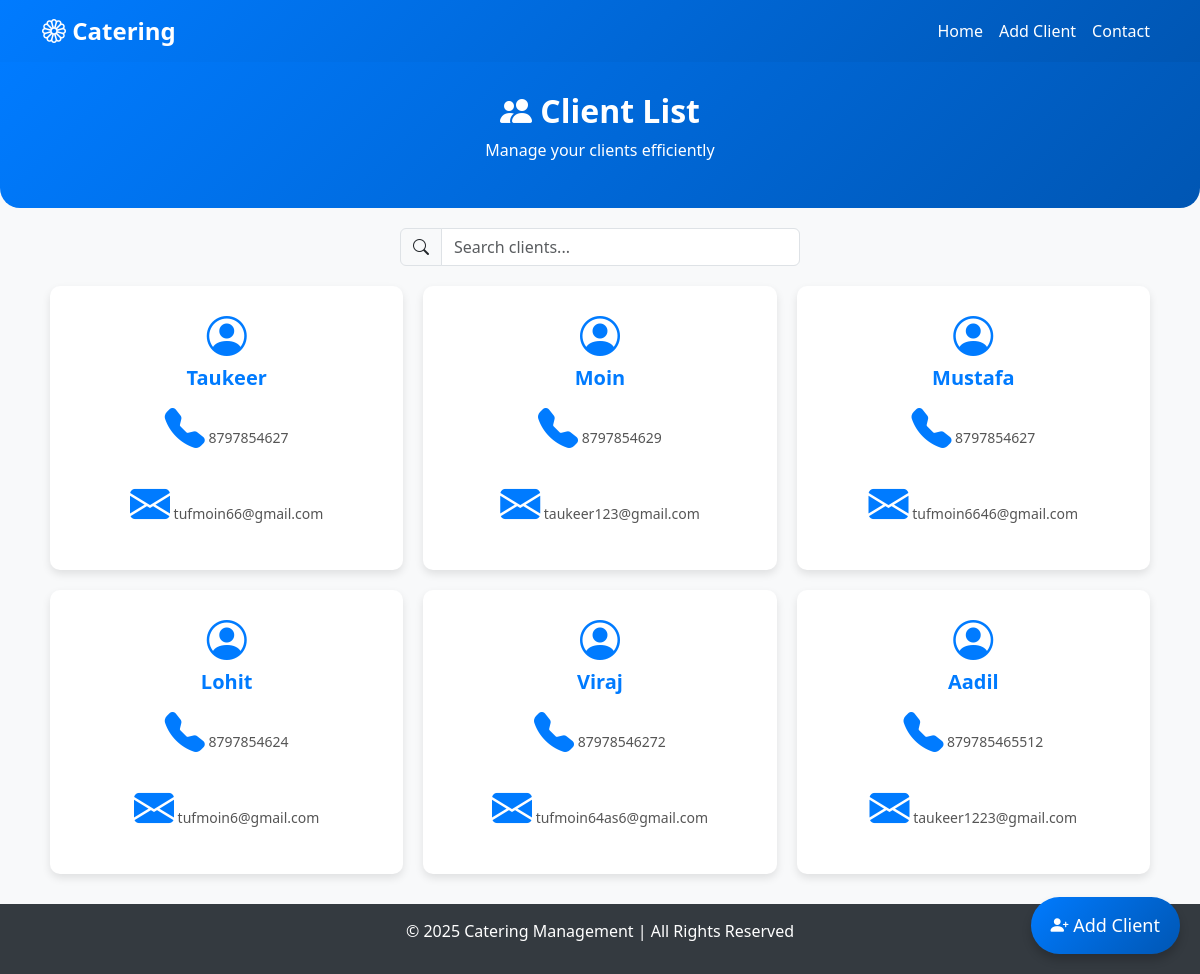
The page /catering/clients/ on the database its author committed.
### catering/models.py (models this page shows, shortened)
class Client(models.Model):
    name = models.CharField(max_length=255)
    contact = models.CharField(max_length=15)
    email = models.EmailField(unique=True)

### catering/views.py (the view)
# urls.py: path('clients/', client_list, name='client_list'),  # ✅ Ensure this exists
def client_list(request):
    clients = Client.objects.all()
    return render(request, "client_list.html", {"clients": clients})

### catering/templates/client_list.html (shortened to what this page needs)
<!DOCTYPE html>
<html lang="en">
<head>
    <link href="https://cdn.jsdelivr.net/npm/bootstrap@5.3.0/dist/css/bootstrap.min.css" rel="stylesheet">
    <link rel="stylesheet" href="https://cdn.jsdelivr.net/npm/bootstrap-icons/font/bootstrap-icons.css">
</head>
<body>
    <nav class="navbar navbar-expand-lg">
        <div class="container">
            <a class="navbar-brand" href="#"><i class="bi bi-flower1"></i> Catering</a>
            <div class="collapse navbar-collapse" id="navbarNav">
                <ul class="navbar-nav ms-auto">
                    <li class="nav-item"><a class="nav-link" href="{% url 'home' %}">Home</a></li>
                    <li class="nav-item"><a class="nav-link" href="{% url 'add_client' %}">Add Client</a></li>
                    <li class="nav-item"><a class="nav-link" href="{% url 'contact' %}">Contact</a></li>
                </ul>
            </div>
        </div>
    </nav>
    <div class="header">
        <h2><i class="bi bi-people-fill"></i> Client List</h2>
        <p>Manage your clients efficiently</p>
    </div>
    <div class="search-box text-center">
        <div class="input-group">
            <span class="input-group-text"><i class="bi bi-search"></i></span>
            <input type="text" id="searchInput" class="form-control" placeholder="Search clients...">
        </div>
    </div>
    <div class="client-container" id="clientContainer">
        {% for client in clients %}
        <div class="client-card">
            <i class="bi bi-person-circle"></i>
            <h4>{{ client.name }}</h4>
            <p><i class="bi bi-telephone-fill"></i> {{ client.contact }}</p>
            <p><i class="bi bi-envelope-fill"></i> {{ client.email }}</p>
        </div>
        {% empty %}
        <p class="text-center">No clients found.</p>
        {% endfor %}
    </div>
    <a href="{% url 'add_client' %}" class="add-client-btn">
        <i class="bi bi-person-plus-fill"></i> Add Client
    </a>
    <footer>
        <p>&copy; 2025 Catering  Management | All Rights Reserved</p>
    </footer>
</body>
</html>

### catering/templates/client_list.html (style rules this page uses)
body { background-color: #f8f9fa; }
.navbar { background: linear-gradient(135deg, #007bff, #0056b3); }
.navbar-brand { font-size: 1.5rem; font-weight: bold; color: white !important; }
.navbar-nav .nav-link { color: white !important; font-size: 16px; }
.header { background: linear-gradient(135deg, #007bff, #0056b3); color: white; padding: 30px; text-align: center; border-radius: 0 0 20px 20px; }
.header h2 { font-size: 2rem; font-weight: bold; }
.search-box { max-width: 400px; margin: 20px auto; }
.client-container { max-width: 1100px; margin: auto; display: grid; grid-template-columns: repeat(auto-fit, minmax(280px, 1fr)); gap: 20px; }
.client-card { background: white; padding: 20px; border-radius: 10px; box-shadow: 0px 4px 8px rgba(0, 0, 0, 0.1); transition: 0.3s ease-in-out; text-align: center; }
.client-card h4 { color: #007bff; font-size: 20px; font-weight: 600; }
.client-card p { color: #555; font-size: 14px; }
.client-card i { font-size: 40px; color: #007bff; margin-bottom: 10px; }
.add-client-btn { position: fixed; bottom: 20px; right: 20px; background: linear-gradient(135deg, #007bff, #0056b3); color: white; padding: 15px 20px; border-radius: 50px; font-size: 18px; text-decoration: none; box-shadow: 0 6px 10px rgba(0, 0, 0, 0.2); transition: 0.3s; }
footer { text-align: center; padding: 15px; background: #343a40; color: white; margin-top: 30px; }

### rows shown on the page
Client: name "Taukeer", contact "8797854627", email "tufmoin66@gmail.com"
Client: name "Moin", contact "8797854629", email "taukeer123@gmail.com"
Client: name "Mustafa", contact "8797854627", email "tufmoin6646@gmail.com"
Client: name "Lohit", contact "8797854624", email "tufmoin6@gmail.com"
Client: name "Viraj", contact "87978546272", email "tufmoin64as6@gmail.com"
Client: name "Aadil", contact "879785465512", email "taukeer1223@gmail.com"
